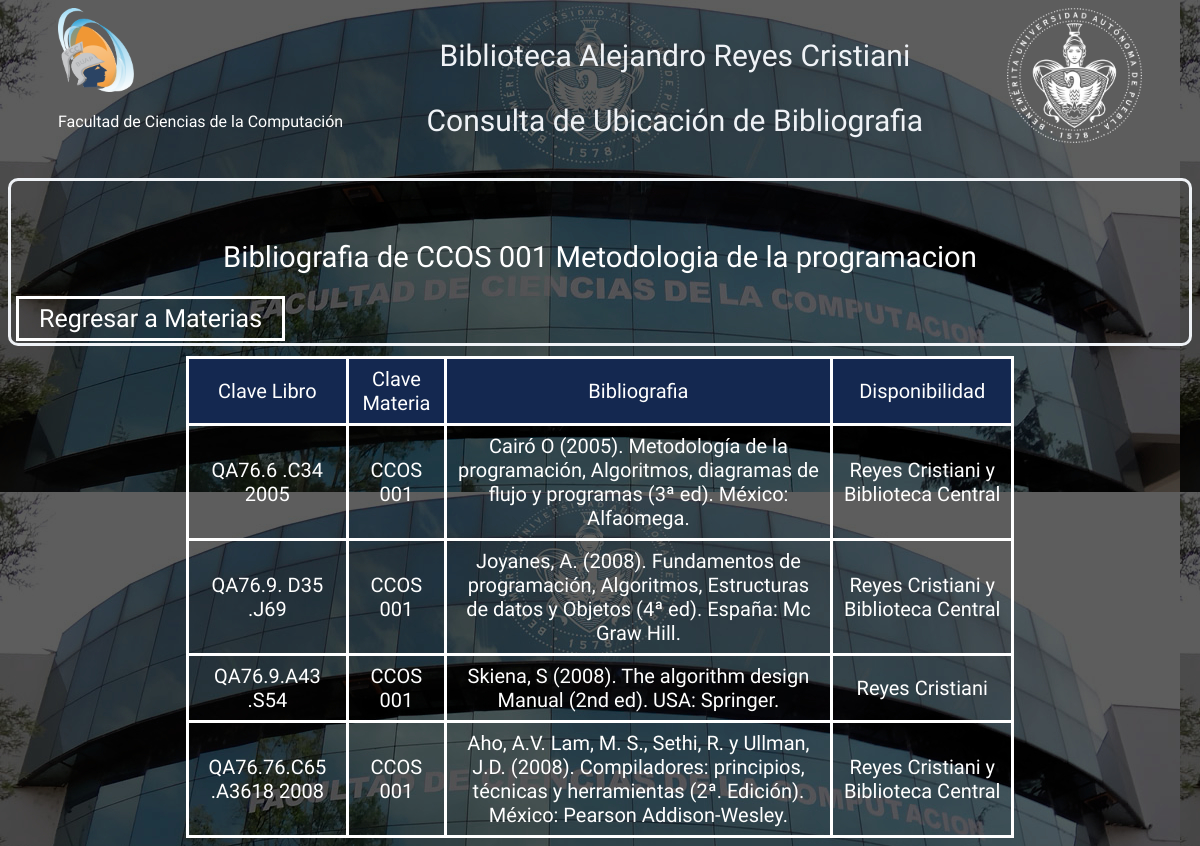
/destino.php?var1=CCOS 001&var2=Metodologia de la programacion, run on the app's committed database.
### tables this page shows
CREATE TABLE `libros` (
  `ID` int(11) NOT NULL,
  `Clave Libro` varchar(30) NOT NULL,
  `Clave Materia` varchar(20) NOT NULL,
  `Bibliografia` text NOT NULL,
  `Disponibilidad` text NOT NULL
);

### destino.php (the view, shortened to what this page needs)
<?php
$v1=$_GET['var1'];
$v7=$_GET['var2'];
?>
<!doctype html>
<?php
	$conexion=mysqli_connect('localhost','root','','libros y materias');
?>
<html>
	<head>
		<link rel="stylesheet" type="text/css" href="./css/styledestino.css">
		</head>
<body>
		<div class="upper">
		<div class="lgo">
			<img src="images/logo.png" alt="icone" class="icon"width="75.666666667" height="84"><p class="logotext">Facultad de Ciencias de la Computación</p>
		</div>
		<header>
		<h1>
				<p>Biblioteca Alejandro Reyes Cristiani</p>
				<p>Consulta de Ubicación de Bibliografia</p>
			</h1>
		</header>
		<img src="images/escudo_BUAP.png" alt="icone" class="icon"width="135.4" height="135.2">
	</div>
	<nav>
		<h3 class="subtitle">Bibliografia de <?php echo $v1;?> <?php echo $v7;?> </h3>
		<a id="strt" href='index.php'>Regresar a Materias </a>
	</nav>
	<table id="bibl">
	<tr>
	<th>Clave Libro</th>
	<th>Clave Materia</th>
	<th>Bibliografia</th>
	<th>Disponibilidad</th>
	</tr>
	<?php
		$x1="SELECT * FROM `libros` WHERE `Clave Materia` LIKE";
		$x2="'";
		$x4="'";
		$sql=$x1.$x2.$v1.$x4;
		$result=mysqli_query($conexion,$sql);
	while($mostrar=mysqli_fetch_array($result)){
	?>
	<tr>
	<td><?php echo $mostrar['Clave Libro'] ?></td>
	<td><?php echo $mostrar['Clave Materia'] ?></td>
	<td><?php echo $mostrar['Bibliografia'] ?></td>
	<td><?php echo $mostrar['Disponibilidad'] ?></td>
	</tr>
	<?php
	}
	?>
	</table>
</body>
</html>

### css/styledestino.css (style rules this page uses)
body { background-color: #DAE1E7; background-image:url(../images/hero.jpg); }
h1 { text-align: center; font: 150% sans-serif; background-color: none; margin:0px; font-weight: normal; color: #EFF2F6; }
p { font-weight: normal; font-family: 'Tajawal',sans-serif; }
table { width: 70%; position: center; margin: auto; border-collapse: collapse; font-family: 'Tajawal', sans-serif; }
#bibl td, #bibl th { border: solid black 1px, solid #ddd; padding: 8px; text-align: center; color:white; border: 3px solid white; font-size: 20px; }
.logotext { font-family: 'Tajawal', sans-serif; color: white; }
.subtitle { text-align: center; font-family: 'Tajawal', sans-serif; font-weight: normal; color: white; }
a:link { color: white; text-decoration: none; font-family: 'Tajawal', sans-serif; }
th { background: #142850; font-family: 'Tajawal', sans-serif; font-weight: normal; text-align: center; color: #EFF2F6; }
header { display: flex; font-size: 20px; }
nav { background-color: none; color: #EFF2F6; border-radius: 10px; padding-top: 10px; padding-bottom: 10px; margin-top: 10px; margin-bottom: 10px; border-style: solid; font-size: 25px; }
.subtitle { padding-top: 20px; text-align: center; color: white; }
#strt { text-align: center; color: white; padding-left: 20px; padding-right: 20px; padding-top: 5px; padding-bottom: 5px; margin-left: 5px; margin-bottom: 5px; border: solid; }
.upper { display:flex; align-self: center; margin-left: 50px; margin-right: 50px; justify-content: space-between; }

### data on the page
libros: Clave Libro "QA76.6 .C34 2005", Clave Materia "CCOS 001", Bibliografia "Cairó O (2005). Metodología de la programación, Algoritmos, diagramas de flujo y programas (3ª ed). México: Alfaomega.", Disponibilidad "Reyes Cristiani y Biblioteca Central"
libros: Clave Libro "QA76.9. D35 .J69", Clave Materia "CCOS 001", Bibliografia "Joyanes, A. (2008). Fundamentos de programación, Algoritmos, Estructuras de datos y Objetos (4ª ed). España: Mc Graw Hill.", Disponibilidad "Reyes Cristiani y Biblioteca Central"
libros: Clave Libro "QA76.9.A43 .S54", Clave Materia "CCOS 001", Bibliografia "Skiena, S (2008). The algorithm design Manual (2nd ed). USA: Springer.", Disponibilidad "Reyes Cristiani"
libros: Clave Libro "QA76.76.C65 .A3618 2008", Clave Materia "CCOS 001", Bibliografia "Aho, A.V. Lam, M. S., Sethi, R. y Ullman, J.D. (2008). Compiladores: principios, técnicas y herramientas (2ª. Edición). México: Pearson Addison-Wesley.", Disponibilidad "Reyes Cristiani y Biblioteca Central"

### other printed values
$v1 "CCOS 001"
$v7 "Metodologia de la programacion"
